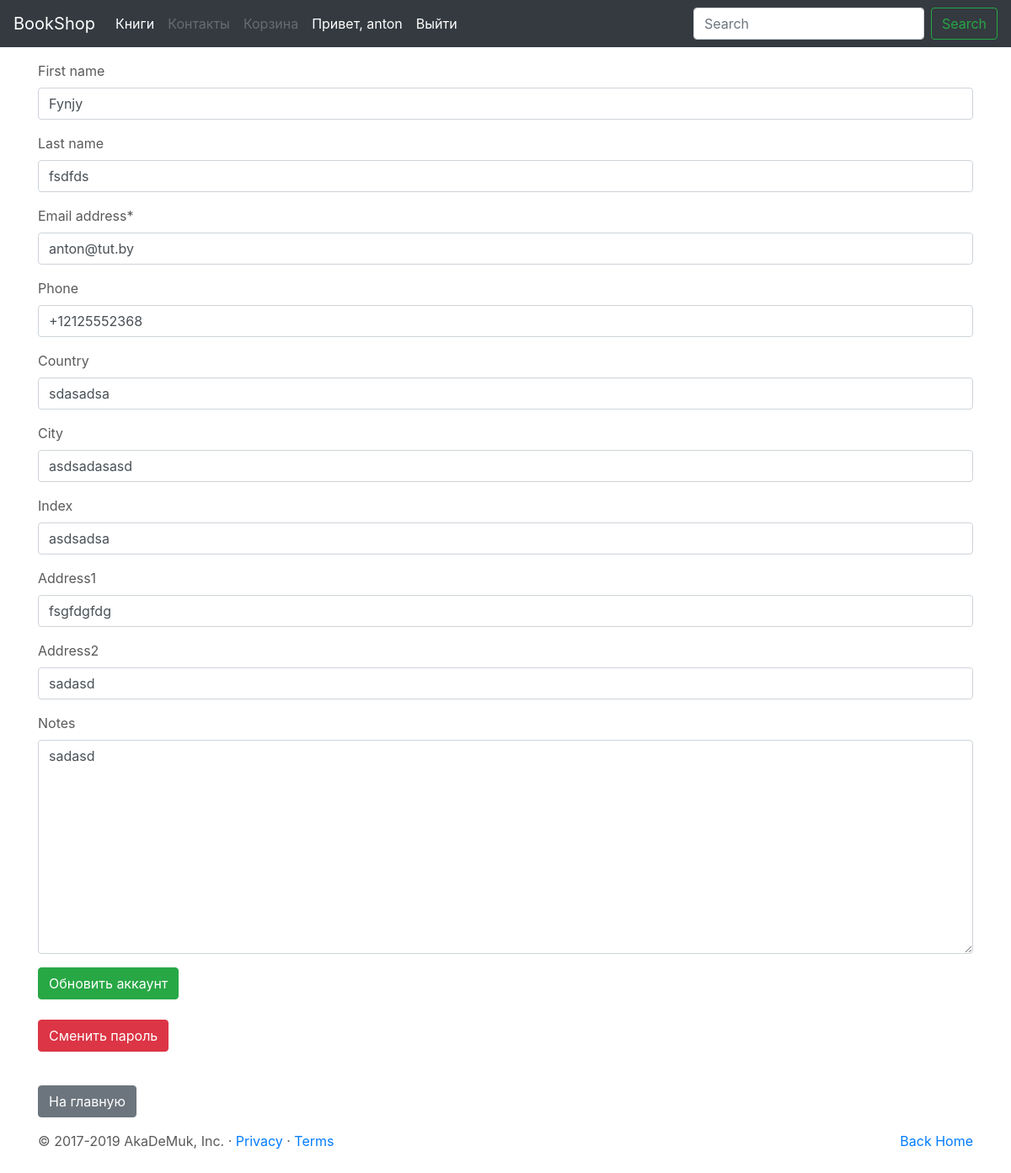
Page /account/1-update/ (signed in) on the earlier database version.
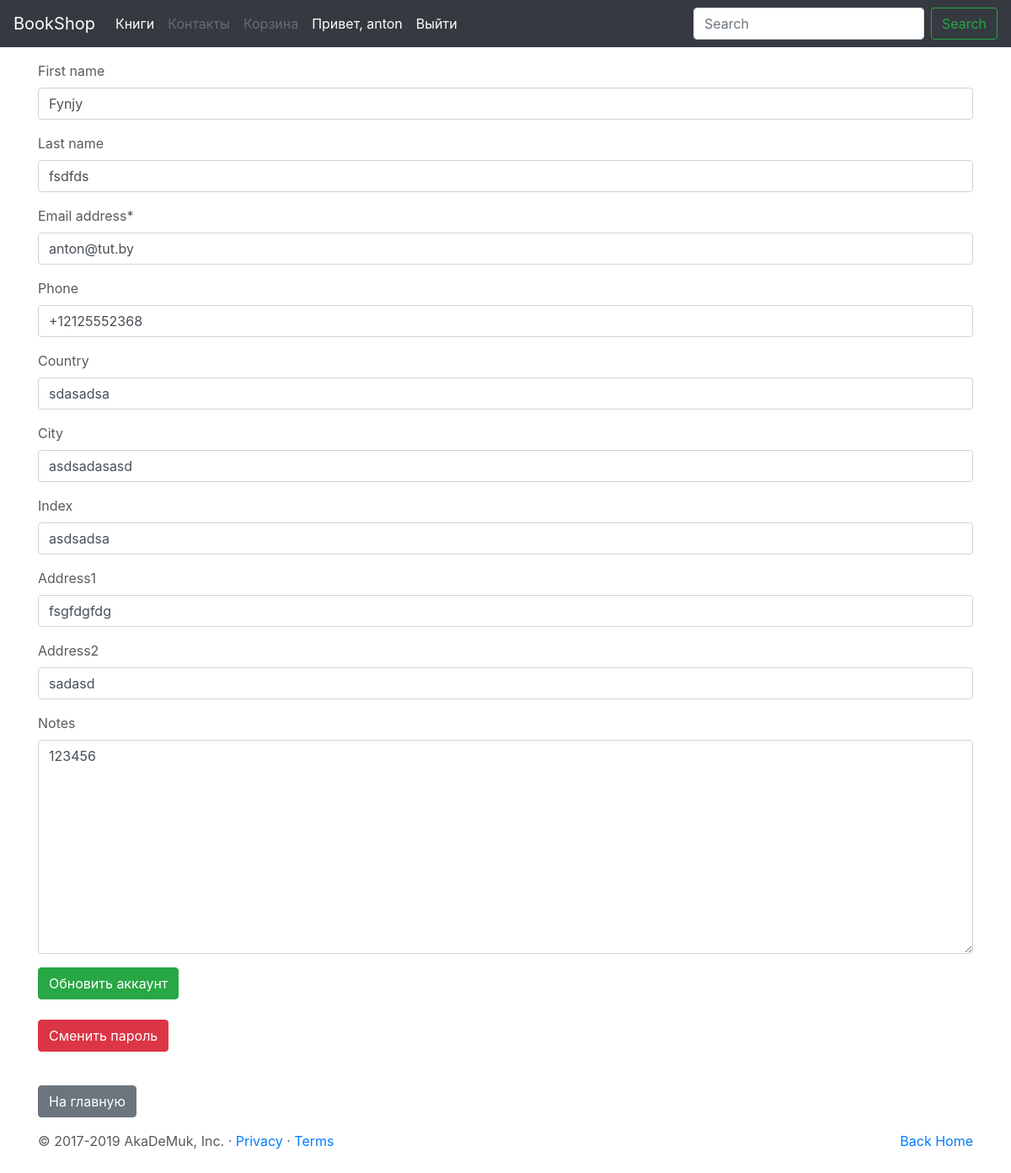
Same page on the later database version.
### account/models.py (models this page shows)
class Profile(models.Model):
    user = models.OneToOneField(User, on_delete=models.CASCADE)
    User._meta.get_field('email').blank = False
    phone = PhoneNumberField(verbose_name="Телефон",default='+12125552368' )
    country=models.CharField(max_length=30, null=True, blank=True, verbose_name="Страна")
    city=models.CharField(max_length=30, null=True, blank=True, verbose_name="Город")
    index=models.CharField(max_length=15, null=True, blank=True, verbose_name="Индекс")
    address1=models.CharField(max_length=150, null=True, blank=True, verbose_name="Адрес1")
    address2=models.CharField(max_length=150, null=True, blank=True, verbose_name="Адрес2")
    notes = models.TextField(null=True, blank=True, verbose_name="Дополнительная информация")

### account/views.py (the view, shortened to what this page needs)
# urls.py: path('<int:pk>-update/', views.EditAccount.as_view(), name="update"),
class EditAccount(LoginRequiredMixin,UpdateView):
    template_name = 'account_update.html'
    success_url = reverse_lazy("main:main")
    form_class = UserForm
    def get_object(self):
        return self.request.user
    def get_context_data(self, **kwargs):
        context = super(EditAccount, self).get_context_data(**kwargs)
        user=self.request.user
        context.update({'form': UserForm(initial={
                'first_name':user.first_name,
                'last_name':user.last_name,
                'email':user.email,
                'phone':user.profile.phone,
                'country':user.profile.country,
                'city':user.profile.city,
                'index':user.profile.index,
                'address1':user.profile.address1,
                'address2':user.profile.address2,
                'notes':user.profile.notes,
            }),
        })
        return context

### account/forms.py
class UserForm(forms.ModelForm):
    phone = PhoneNumberField()
    country=forms.CharField(max_length=30, required=False)
    city=forms.CharField(max_length=30, required=False)
    index=forms.CharField(max_length=15, required=False)
    address1=forms.CharField(max_length=150, required=False)
    address2=forms.CharField(max_length=150, required=False)
    notes = forms.CharField(widget=forms.Textarea, required=False)
    class Meta:
        model = User
        fields = ['first_name', 'last_name', 'email']

### account/templates/account_update.html (shortened to what this page needs)
{% extends 'base.html' %}
{% load crispy_forms_tags %}
{% block content %}
<div class="container">
    <br>
    <form method="post" action="">
        {{form|crispy}}
        <input type="submit" value="Обновить аккаунт" class="btn btn-success">
    </form>
    <br>
    <p><a href="{% url 'account:change_password' %}" class="btn btn-danger">Сменить пароль</a></p>
    <br>
    <p><a href="/" class="btn btn-secondary">На главную</a></p>
</div>
{% endblock  %}

Differences in the rows shown:
changed Profile "sdasadsa": notes "sadasd" → "123456"
